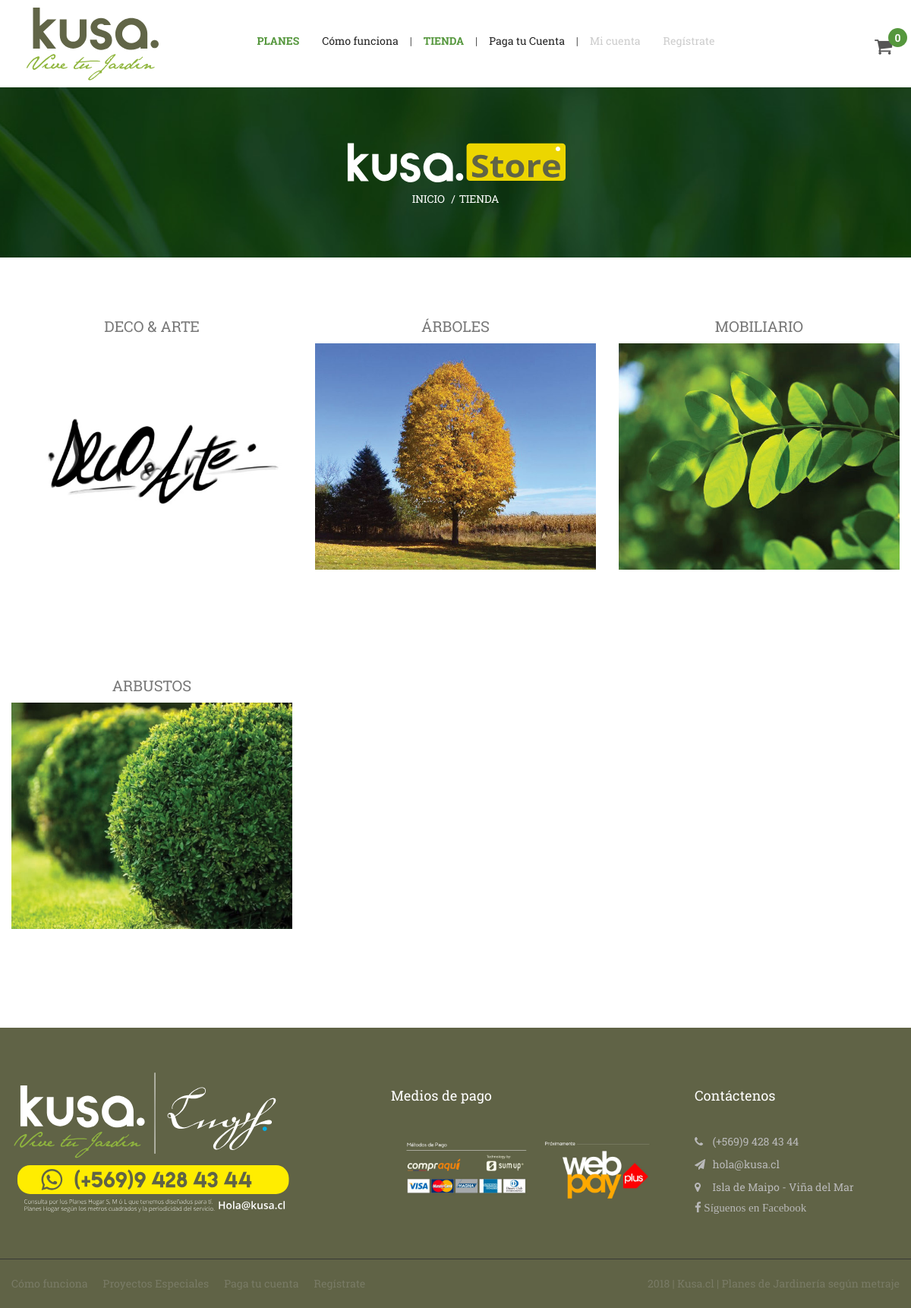
Screenshot of /index.php/web/tienda with the database file from the repository.
### tables this page shows
CREATE TABLE `categorias` (
  `id_categoria` int(11) NOT NULL,
  `nombre_categoria` varchar(32) NOT NULL,
  `id_estado` int(11) NOT NULL DEFAULT '1',
  `tipo` varchar(20) NOT NULL,
  `imagen_categoria` varchar(250) NOT NULL,
  `orden` double NOT NULL DEFAULT '0'
);

### application/controllers/Web.php (called while the page is built, shortened)
<?php
class Web extends CI_Controller {
    public function __construct()
    {
		$this->load->model('homeModel', 'home');
    }
	public function tienda()
	{
		$data['categorias'] = categorias_tienda();
		$this->load->view('layout/header');
		$this->load->view('tienda', $data);
		$this->load->view('layout/footer');
	}
}

### index.php (called while the page is built, shortened)
<?php
require_once BASEPATH.'core/CodeIgniter.php';

### application/helpers/functions_helper.php (called while the page is built, shortened)
<?php defined('BASEPATH') OR exit('No direct script access allowed');
function categorias_tienda()
{
	$ci =& get_instance();
	$ci->db->order_by('orden', 'asc');
	$ci->db->where('tipo', 'producto');
	return $ci->db->get('categorias')->result();
}
function slug_cat($id, $text)
{
	$slug_url = '';
	$parts = explode(' ', $text);
	foreach($parts as $part){
		if ($part === end($parts)) {
			$slug_url .= $part;
		} else {
			$slug_url .= $part . '-';
		}
	}
	return $id .'-'.$slug_url;
}

### application/views/tienda.php (the view, shortened to what this page needs)
<div class="heading-page bg-cover" style="background: url('<?= base_url();?>assets/images/bg-titulos.jpg') center center no-repeat;">
    <div class="container">
    <h1 class="text-center text-white"><img src="<?= base_url();?>assets/images/kusa-store.svg" class="center-block img-responsive" alt="tienda kusa"></h1>
        <ul class="breadcrumbs">
            <li>
                <a href="<?= base_url();?>">INICIO</a>
            </li>
            <li>
                <a href="<?= base_url();?>web/tienda">TIENDA</a>
            </li>
        </ul>
    </div>
</div>
<article class="page-content p-t-50 p-b-80">
    <div class="container">
        <div class="content-area">
            <div class="shop-content shop-content-full-width">
                <ul class="products row">
                    <?php foreach($categorias as $categoria): ?>
                    <li class="product col-md-4 col-sm-6 matchHeigh">
                    <h2 class="text-center"><small><?= strtoupper($categoria->nombre_categoria);?></small></h2>
                        <div class="image-box image-box-5">
                            <div class="image">
                                <a class="bg-overlay" href="<?= base_url();?>web/productos/<?= slug_cat($categoria->id_categoria, $categoria->nombre_categoria);?>"></a>
                                <img src="<?= base_url();?>assets/manager/categorias/<?= $categoria->imagen_categoria;?>" alt="productos" />
                            </div>
                        </div>
                    </li>
                    <?php endforeach; ?>
                </ul>
            </div>
        </div>
    </div>
</article>

### application/views/layout/header.php (shortened to what this page needs)
<!DOCTYPE html>
<html lang="es">
<head>
    <link href="<?= base_url();?>assets/css/theme-fonts.css" rel="stylesheet" media="all">
    <link href="<?= base_url();?>assets/vendor/font-awesome/css/font-awesome.min.css" rel="stylesheet" media="all">
    <link href="<?= base_url();?>assets/vendor/bootstrap/css/bootstrap.css" rel="stylesheet" media="all">
    <link href="<?= base_url();?>assets/vendor/animate.css/animate.min.css" rel="stylesheet" media="all">
    <link href="<?= base_url();?>assets/vendor/css-hamburgers/hamburgers.min.css" rel="stylesheet" media="all">
    <link href="<?= base_url();?>assets/vendor/owl.carousel/owl.carousel.min.css" rel="stylesheet" media="all">
    <link href="<?= base_url();?>assets/vendor/remodal/remodal.css" rel="stylesheet" media="all">
    <link href="<?= base_url();?>assets/vendor/remodal/remodal-default-theme.css" rel="stylesheet" media="all">
    <link href="<?= base_url();?>assets/vendor/animsition/animsition.min.css" rel="stylesheet" media="all">
    <link href="<?= base_url();?>assets/vendor/revolution/css/layers.css" rel="stylesheet">
    <link href="<?= base_url();?>assets/vendor/revolution/css/navigation.css" rel="stylesheet">
    <link href="<?= base_url();?>assets/sweetalert2/sweetalert2.min.css" rel="stylesheet">
    <link href="<?= base_url();?>assets/css/kusa.css" rel="stylesheet" media="all">
    <link href="<?= base_url();?>assets/css/kusa.css" rel="stylesheet" media="all">
</head>
<body>
<div class="animsition">
<header>
    <div class="section section-header section-header-1 pos-absolute bg-white hidden-tablet-landscape js-header" data-scroll-offset="900">
        <div class="container">
            <div class="header-main block-contain">
                <div class="block-left">
                    <div class="logo">
                        <a href="<?= base_url();?>">
                            <img src="<?= base_url();?>assets/images/logo-kusa.svg" alt="kusa">
                        </a>
                    </div>
                </div>
                <div class="header-navbar navbar-dropdow-dark hidden-tablet-landscape js-header-style">
                    <div class="navbar-wrap">
                        <nav class="navbar-horizontal">
                            <ul class="navbar-menu">
                                <li class="drop">
                                    <a href="<?= base_url();?>web/planes"><strong class="green">PLANES</strong></a>
                                </li>
                                <li>
                                    <a href="<?= base_url();?>web/como_funciona">Cómo funciona</a>
                                </li>
                                <li> | </li>
                                <li class="drop">
                                    <a href="<?= base_url();?>web/tienda"><strong class="green">TIENDA</strong></a>
                                </li>
                                <li> | </li>
                                <li>
                                    <a href="<?= base_url();?>web/metodos_pago">Paga tu Cuenta</a>
                                </li>
                                <li> | </li>
                                <li>
                                    <?php if($this->session->id): ?>
                                        <a href="<?= base_url();?>web/cuenta">Bienvenido: <?= $this->session->full_name; ?></a>
                                    <?php else: ?>
                                        <a href="<?= base_url();?>web/login_registro" class="gray">Mi cuenta</a>
                                    <?php endif; ?>
                                </li>
                                <li>
                                    <?php if($this->session->id): ?>
                                        <a href="<?= base_url();?>web/cerrar_sesion">Cerrar sesión</a>
                                    <?php else: ?>
                                        <a href="<?= base_url();?>web/login_registro" class="gray">Regístrate</a>
                                    <?php endif; ?>
                                </li>
                            </ul>
                        </nav>
                    </div>
                </div>
                <div class="block-right">
                    <div class="mini-cart">
                        <button class="js-btn-cart btn-cart" data-toggle="tooltip" title="Carro de compras">
                            <span class="totals"><?= count($this->session->carro);?></span>
                            <i class="fa fa-shopping-cart"></i>
                        </button>
                    </div>
                </div>
            </div>
        </div>
    </div>
    <div class="blank-bar p-b-100 hidden-tablet-landscape"></div>
</header>

### application/views/layout/footer.php (shortened to what this page needs)
<footer class="footer bg-black p-t-50">
            <div class="container">
                <div class="row">
                    <div class="col-md-4 col-sm-4">
                    <img src="<?= base_url();?>assets/images/logo-kusa-footer.svg" class="img-responsive">
                    <a href="https://api.whatsapp.com/send?phone=56994284344&text=Hola%2C%20me%20gustaria%20saber%20mas%20información%20de%20sus%20planes">
                    <img src="<?= base_url();?>assets/images/fono-footer.svg" class="img-responsive"></a>
                    </div>
                    <div class="col-md-3 col-sm-4 pull-right">
                        <h3 class="title">Contáctenos</h3>
                        <ul class="vertical-list block-list contacts">
                            <li>
                                <i class="fa fa-phone"></i>
                                <span>(+569)9 428 43 44 </span>
                            </li>
                            <li>
                                <i class="fa fa-send"></i>
                                <span>hola@kusa.cl</span>
                            </li>
                            <li>
                                <i class="fa fa-map-marker"></i>
                                <span>Isla de Maipo - Viña del Mar</span>
                            </li>
                        </ul>
                        <ul class="horizontal-list socials">
                            <li>
                                <a class="fa fa-facebook" href="#"> Síguenos en Facebook</a>
                            </li>
                      </ul>
                    </div>
                  <div class="col-md-4 col-sm-12 pull-right">
                    <h3 class="title">Medios de pago</h3>
                    <img src="<?= base_url();?>assets/images/pagos.jpg" class="img-responsive">
                    </div>
                </div>
            </div>
            <div class="bot-bar">
                <div class="container">
                    <div class="block-contain">
                        <div class="block-left">
                            <ul class="horizontal-list quicklinks">
                                <li>
                                    <a href="<?= base_url();?>web/como_funciona" class="green2">Cómo funciona</a>
                                </li>
                                <li>
                                    <a href="<?= base_url();?>web/empresas" class="green2">Proyectos Especiales</a>
                                </li>
                                <li>
                                    <a href="<?= base_url();?>web/metodos_pago" class="green2">Paga tu cuenta</a>
                                </li>
                                <li>
                                    <a href="<?= base_url();?>web/login_registro" class="green2">Regístrate</a>
                                </li>
                            </ul>
                        </div>
                        <div class="block-right">
                            <ul class="horizontal-list payments">
                                <li>
                                    <a href="http://www.kusa.cl" class="green2">
                                        2018 | Kusa.cl | Planes de Jardinería según metraje
                                    </a>
                                </li>
                            </ul>
                        </div>
                    </div>
                </div>
            </div>
        </footer>
</div>
</body>
</html>

### rows the page displays
categorias: nombre_categoria "DECO & ARTE", imagen_categoria (picture)
categorias: nombre_categoria "ÁRBOLES", imagen_categoria (picture)
categorias: nombre_categoria "MOBILIARIO", imagen_categoria (picture)
categorias: nombre_categoria "ARBUSTOS", imagen_categoria (picture)

### other values shown
count($this->session->carro) "0"
